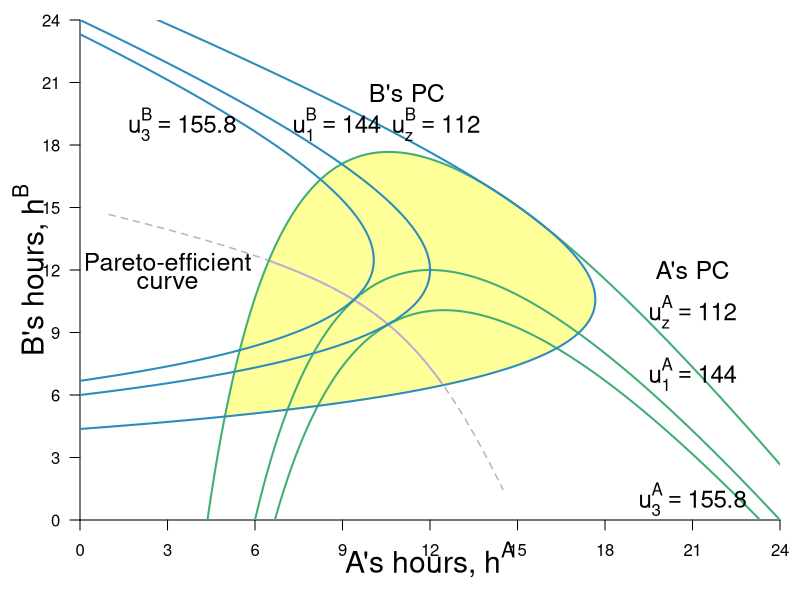

The R source for this figure:
require(shape)
pdf(file = "coordination_failures/coord_fallback_pareto_new.pdf", width = 9, height = 7)

#Set parameters for graphics
pointsize <- 1.8
axislabelsize <- 1.8
labelsize <- 1.5
namesize <- 1.8
annotatesize <- 1.5
graphlinewidth <- 2
segmentlinewidth <- 1.5

COL <- c("#7fc97f", "#beaed4", "#fdc086", "#ffff99", "#386cb0", "#f0027f", "#bf5b17", "#666666")
COLA <- c("#99d8c9","#66c2a4","#41ae76", "#238b45", "#005824")
COLB <- c("#4eb3d3", "#2b8cbe", "#0868ac","#084081")

par(mar =  c(4, 4, 1, 1))

uA <- function(ea, eb, alpha = 30, beta = 1/2) {
  (alpha - beta*(ea+eb))*ea - 0.5*(ea)^2
}

uB <- function(ea, eb, alpha = 30, beta = 1/2) {
  (alpha - beta*(ea+eb))*eb - 0.5*(eb)^2
}

brfB <- function(ea, alpha = 30, beta = 1/2) {
  (alpha - beta*ea)/(1 + 2*beta)
}



brfA <- function(ea, alpha = 30, beta = 1/2) {
  (alpha - ea*(1 + 2*beta))/(beta)
}

brfPE <- function(ea, alpha = 30, beta = 1/8) {
  alpha*(1 - beta*ea)
}

hANE <- function(alpha, beta = 1/2){
  alpha/(1 + 3*beta)
}

hApEff <- function(alpha, beta = 1/2){
  alpha/(2 + 4*beta)
}

hApEff2 <- function(alpha, beta = 1/2){
  alpha/(1 + 4*beta)
}

intercept1 <- function(alpha, beta = 1/2){
  alpha/(1 + 2*beta)
}

PEC <- function(ea, alpha = 30, beta = 1/2){
  a = beta*(1+2*beta);
  b = -alpha*(1+3*beta)+(1+2*beta)^2*ea;
  c = alpha^2 - alpha*(1+3*beta)*ea+ beta*(1+2*beta)*ea^2
  delta = b^2-4*a*c
  return((-b-sqrt(delta))/(2*a))
}

indiffA <- function(ea, alpha = 30, beta = 1/2, uA = 144) {
  (alpha*ea - beta*(ea)^2 - 0.5*(ea)^2 - uA)/(beta*ea)
}

indiffBroot1 <- function(ea, alpha = 30, beta = 30, uB = 144){
  (-sqrt(alpha^2 - 2*alpha*beta*ea + beta^2*ea^2 - 4*beta*uB - 2*uB) + alpha - beta*ea)/(2*beta + 1)
}

indiffBroot2 <- function(ea, alpha = 30, beta = 30, uB = 144){
  (sqrt(alpha^2 - 2*alpha*beta*ea + beta^2*ea^2 - 4*beta*uB - 2*uB) + alpha - beta*ea)/(2*beta + 1)
}


xlims <- c(0, 24)
ylims <- c(0, 24)

npts <- 501 
x <- seq(xlims[1], xlims[2], length.out = npts)
y <- seq(ylims[1], ylims[2], length.out = npts) 
a <- c(112, 
       uA(hANE(alpha = 30, beta = 1/2), hANE(alpha = 30, beta = 1/2)),
       #uA(hApEff2(alpha = 30, beta = 1/2), hApEff2(alpha = 30, beta = 1/2)),
       155.8)
b <- c(112, 
       uA(hANE(alpha = 30, beta = 1/2),hANE(alpha = 30, beta = 1/2)), 
       #uB(hApEff2(alpha = 30, beta = 1/2), hApEff2(alpha = 30, beta = 1/2)), 
       155.8)

plot(0, 0, xlim = xlims, ylim = ylims, type = "n",
     xlab = expression(paste("")),
     ylab = expression(paste("")), 
     xaxt = "n", 
     yaxt = "n", 
     cex.lab = axislabelsize, 
     bty = "n",
     xaxs="i", 
     yaxs="i")


# ticksy <- c(ylims[1], ylims[2])
# ylabels <- c(NA, NA)
# ticksx <- c(xlims[1], xlims[2])
# xlabels <- c(NA, NA)
ticksy <- seq(ylims[1], ylims[2], 3)
ylabels <- seq(ylims[1], ylims[2], 3)
ticksx <- seq(xlims[1], xlims[2], 3)
xlabels <- seq(xlims[1], xlims[2], 3)


axis(1, at = ticksx,  pos = 0, labels = xlabels)
#text(x = c(0, hApEff2(alpha = 30), hANE(alpha = 30), intercept1(alpha = 30), xlims[2]), par("usr")[3] - 0.4, labels = xlabels, srt = 0, pos = 1, xpd = TRUE)

axis(2, at = ticksy, pos = 0, labels = ylabels, las = 1)

npts <- 500 
xx1 <- seq(xlims[1], xlims[2], length.out = npts)
xx2 <- seq(8.05, 11.55, length.out = npts)

#Polygon for the P-Improving Lens
#xpoly1 <- seq(from = 6.3, to = 13.65, length.out = 500)
xpoly1 <- seq(from = 5, to = 14.2, length.out = 500)
ypoly1 <- indiffA(xpoly1, uA = 112, alpha = 30, beta = 1/2)
ypoly2 <- indiffBroot1(xpoly1, uB = 112, alpha = 30, beta = 1/2)
polygon(x = c(xpoly1, rev(xpoly1)), y = c(ypoly1, rev(ypoly2)), col = COL[4], density = NULL, border = NA)

xpoly1 <- seq(from = 14.2, to = 17.65, length.out = 500)
ypoly1 <- indiffBroot2(xpoly1, uB = 112, alpha = 30, beta = 1/2)
ypoly2 <- indiffBroot1(xpoly1, uB = 112, alpha = 30, beta = 1/2)
polygon(x = c(xpoly1, rev(xpoly1)), y = c(ypoly1, rev(ypoly2)), col = COL[4], density = NULL, border = NA)

#xx2 <- seq(8.05, 11.55, length.out = npts)
xx2 <- seq(1, 14.5, length.out = npts)
xx3 <- seq(6.5, 12.4, length.out = npts)

#Pareto-efficient curve line
lines(xx2, PEC(xx2, alpha = 30, beta = 1/2), col = COL[2], lty = 2, lwd = segmentlinewidth)
lines(xx3, PEC(xx3, alpha = 30, beta = 1/2), col = COL[2], lwd = graphlinewidth)

contour(y, x,
        outer(x, y, uA),
        drawlabels = FALSE,
        col = COLA[3],
        lwd = graphlinewidth,
        levels = a,
        xaxs="i",
        yaxs="i",
        add = TRUE)

text(0.5*xlims[2], -1.9, expression(paste("A's hours, ", h^A)), xpd = TRUE, cex = axislabelsize)
text(-1.7, 0.5*ylims[2], expression(paste("B's hours, ", h^B)), xpd = TRUE, cex = axislabelsize, srt = 90)

contour(x, y,
        outer(x, y, uB),
        drawlabels = FALSE,
        col = COLB[2],
        lwd = graphlinewidth,
        levels = b,
        add = TRUE
)

text(3, 12.4, expression("Pareto-efficient"), cex = annotatesize)
text(3, 11.4, expression("curve"), cex = annotatesize)
#Arrows(5.7, 10, 9.6, 10, col = "black", lty = 1, lwd = 2, arr.type = "triangle", arr.lwd = 0.5)

# text(11.1, 3.5, expression("Pareto-improving"), cex = annotatesize)
# text(11.1, 3, expression("lens"), cex = annotatesize)
# Arrows(11.1, 3.8, 11.1, 10.8, col = "black", lty = 1, lwd = 2, arr.type = "triangle", arr.lwd = 0.5)

#Label the indifference curves for A
# text(3.5, 0.8, expression(u[z]^A), cex = labelsize -.05)
# text(5.7, 0.8, expression(u[2]^A), cex = labelsize - 0.05)
# text(7.3, 0.8, expression(u[3]^A), cex = labelsize - 0.05)

text(21, 10, expression(u[z]^A ==112), cex = labelsize -.05)
text(21, 7, expression(u[1]^A == 144), cex = labelsize - 0.05)
text(21, 1, expression(u[3]^A == 155.8), cex = labelsize - 0.05)

text(21, 12, expression(paste("A's PC")), xpd = TRUE, cex = annotatesize)

#Label the indifference curves for B

text(12.2, 19, expression(u[z]^B  == 112), cex = labelsize - 0.05)
text(8.8, 19, expression(u[1]^B == 144), cex = labelsize - 0.05)
text(3.5, 19, expression(u[3]^B == 155.8), cex = labelsize - 0.05)

text(11.2, 20.5, expression(paste("B's PC")), xpd = TRUE, cex = annotatesize)

dev.off()
